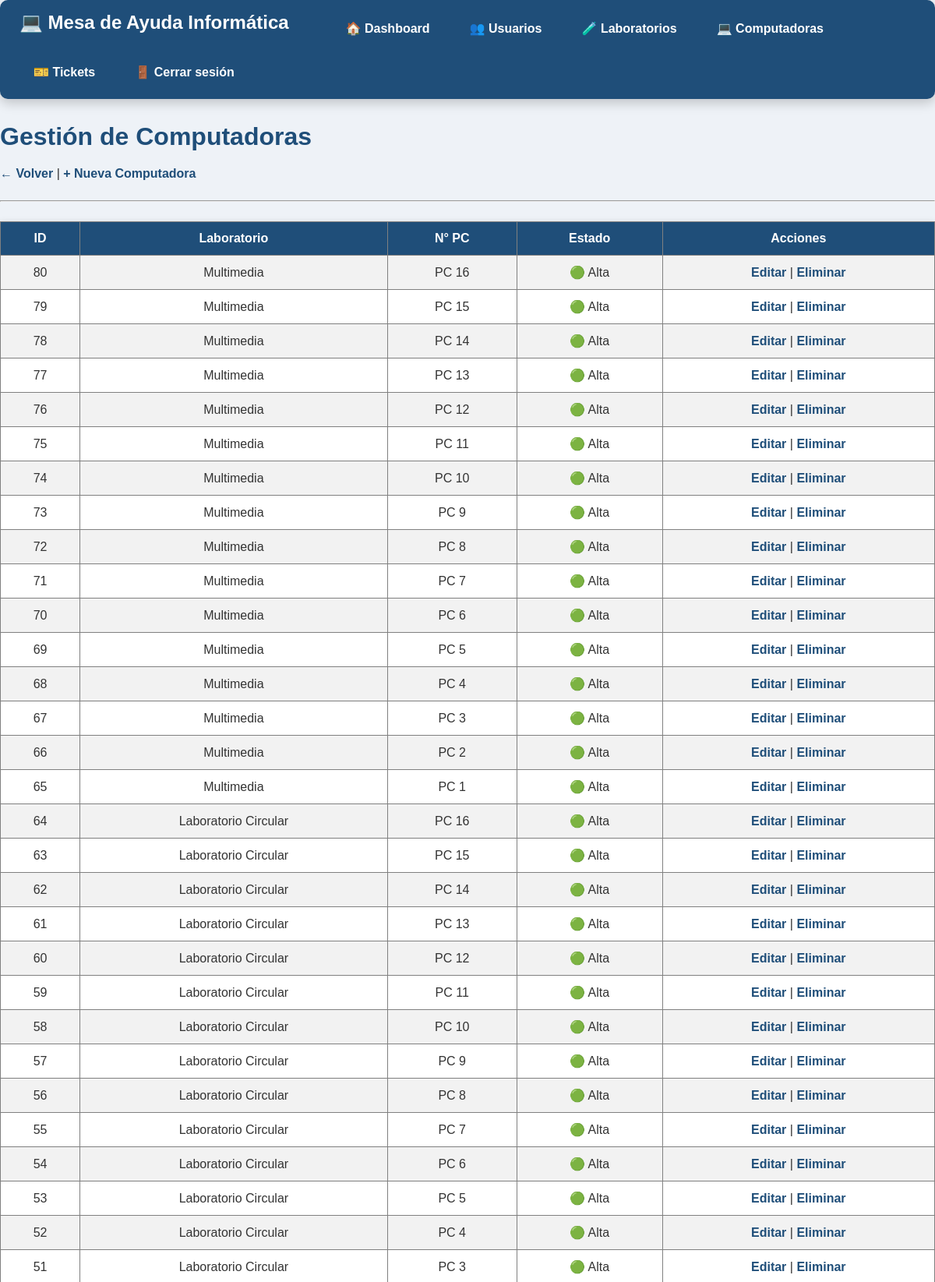
Screenshot of /administrativo/computadoras.php (signed in, upper part) with the database file from the repository.
### tables this page shows
CREATE TABLE `computadoras` (
  `id_computadora` int(11) NOT NULL,
  `numero_pc` int(11) NOT NULL,
  `id_laboratorio` int(11) NOT NULL,
  `estado` enum('Alta','Baja') NOT NULL DEFAULT 'Alta'
);

CREATE TABLE `laboratorios` (
  `id_laboratorio` int(11) NOT NULL,
  `nombre` varchar(50) NOT NULL
);

### administrativo/computadoras.php (the view, shortened to what this page needs)
<?php
include("../conexion/conexion.php");
$sql = "SELECT c.*, l.nombre AS laboratorio
        FROM computadoras c
        INNER JOIN laboratorios l
        ON c.id_laboratorio = l.id_laboratorio
        ORDER BY c.id_computadora DESC";
$resultado = mysqli_query($conexion, $sql);
?>
<!DOCTYPE html>
<html lang="es">
<head>
    <link rel="stylesheet" href="../css/estilos.css">
</head>
<body>
<?php include("../includes/menu_admin.php"); ?>
<h1>Gestión de Computadoras</h1>
<a href="inicio.php">← Volver</a>
|
<a href="crear_computadora.php">+ Nueva Computadora</a>
<hr>
<table border="1" cellpadding="10">
<tr>
    <th>ID</th>
    <th>Laboratorio</th>
    <th>N° PC</th>
    <th>Estado</th>
    <th>Acciones</th>
</tr>
<?php while($fila = mysqli_fetch_assoc($resultado)){ ?>
<tr>
    <td><?php echo $fila["id_computadora"]; ?></td>
    <td><?php echo $fila["laboratorio"]; ?></td>
    <td>PC <?php echo $fila["numero_pc"]; ?></td>
    <td>
        <?php echo ($fila["estado"] == "Alta") ? "🟢 Alta" : "🔴 Baja"; ?>
    </td>
    <td>
        <a href="editar_computadora.php?id=<?php echo $fila["id_computadora"]; ?>">Editar</a>
        |
        <a href="eliminar_computadora.php?id=<?php echo $fila["id_computadora"]; ?>"
           onclick="return confirm('¿Eliminar computadora?');">
           Eliminar
        </a>
    </td>
</tr>
<?php } ?>
</table>
</body>
</html>

### css/estilos.css (style rules this page uses)
* { margin:0; padding:0; box-sizing:border-box; font-family:Arial, Helvetica, sans-serif; }
body { background:#eef2f7; color:#333; font-family:Arial, Helvetica, sans-serif; }
h1 { color:#1f4e79; margin-bottom:20px; }
a { color:#1f4e79; text-decoration:none; font-weight:bold; }
table { width:100%; border-collapse:collapse; margin-top:20px; background:white; box-shadow:0px 3px 10px rgba(0,0,0,.15); }
table th { background:#1f4e79; color:white; padding:12px; }
table td { padding:12px; text-align:center; }
table tr:nth-child(even) { background:#f2f2f2; }
hr { margin:25px 0; }

### rows the page displays
computadoras: id_computadora "80", id_laboratorio.nombre "Multimedia", numero_pc "16", estado "🟢 Alta"
computadoras: id_computadora "79", id_laboratorio.nombre "Multimedia", numero_pc "15", estado "🟢 Alta"
computadoras: id_computadora "78", id_laboratorio.nombre "Multimedia", numero_pc "14", estado "🟢 Alta"
computadoras: id_computadora "77", id_laboratorio.nombre "Multimedia", numero_pc "13", estado "🟢 Alta"
computadoras: id_computadora "76", id_laboratorio.nombre "Multimedia", numero_pc "12", estado "🟢 Alta"
computadoras: id_computadora "75", id_laboratorio.nombre "Multimedia", numero_pc "11", estado "🟢 Alta"
computadoras: id_computadora "74", id_laboratorio.nombre "Multimedia", numero_pc "10", estado "🟢 Alta"
computadoras: id_computadora "73", id_laboratorio.nombre "Multimedia", numero_pc "9", estado "🟢 Alta"
computadoras: id_computadora "72", id_laboratorio.nombre "Multimedia", numero_pc "8", estado "🟢 Alta"
computadoras: id_computadora "71", id_laboratorio.nombre "Multimedia", numero_pc "7", estado "🟢 Alta"
computadoras: id_computadora "70", id_laboratorio.nombre "Multimedia", numero_pc "6", estado "🟢 Alta"
computadoras: id_computadora "69", id_laboratorio.nombre "Multimedia", numero_pc "5", estado "🟢 Alta"
computadoras: id_computadora "68", id_laboratorio.nombre "Multimedia", numero_pc "4", estado "🟢 Alta"
computadoras: id_computadora "67", id_laboratorio.nombre "Multimedia", numero_pc "3", estado "🟢 Alta"
computadoras: id_computadora "66", id_laboratorio.nombre "Multimedia", numero_pc "2", estado "🟢 Alta"
computadoras: id_computadora "65", id_laboratorio.nombre "Multimedia", numero_pc "1", estado "🟢 Alta"
computadoras: id_computadora "64", id_laboratorio.nombre "Laboratorio Circular", numero_pc "16", estado "🟢 Alta"
computadoras: id_computadora "63", id_laboratorio.nombre "Laboratorio Circular", numero_pc "15", estado "🟢 Alta"
computadoras: id_computadora "62", id_laboratorio.nombre "Laboratorio Circular", numero_pc "14", estado "🟢 Alta"
computadoras: id_computadora "61", id_laboratorio.nombre "Laboratorio Circular", numero_pc "13", estado "🟢 Alta"
computadoras: id_computadora "60", id_laboratorio.nombre "Laboratorio Circular", numero_pc "12", estado "🟢 Alta"
computadoras: id_computadora "59", id_laboratorio.nombre "Laboratorio Circular", numero_pc "11", estado "🟢 Alta"
computadoras: id_computadora "58", id_laboratorio.nombre "Laboratorio Circular", numero_pc "10", estado "🟢 Alta"
computadoras: id_computadora "57", id_laboratorio.nombre "Laboratorio Circular", numero_pc "9", estado "🟢 Alta"
computadoras: id_computadora "56", id_laboratorio.nombre "Laboratorio Circular", numero_pc "8", estado "🟢 Alta"
computadoras: id_computadora "55", id_laboratorio.nombre "Laboratorio Circular", numero_pc "7", estado "🟢 Alta"
computadoras: id_computadora "54", id_laboratorio.nombre "Laboratorio Circular", numero_pc "6", estado "🟢 Alta"
computadoras: id_computadora "53", id_laboratorio.nombre "Laboratorio Circular", numero_pc "5", estado "🟢 Alta"
computadoras: id_computadora "52", id_laboratorio.nombre "Laboratorio Circular", numero_pc "4", estado "🟢 Alta"
computadoras: id_computadora "51", id_laboratorio.nombre "Laboratorio Circular", numero_pc "3", estado "🟢 Alta"
